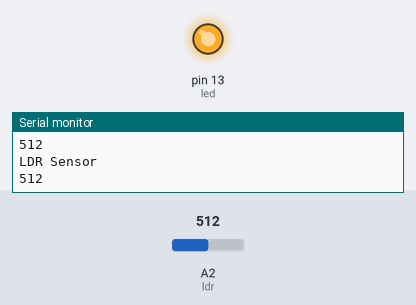
The sketch below on a simulated Arduino Uno, built with avr-gcc and run on an emulated ATmega328P. On the bench: output pins drawn as LEDs (lit = HIGH), the last lines printed to the serial monitor. Inputs (shaded band) come from the test bench; at power-on: A2 (ldr) = 512.

Above: at 1.2 s.
1.3 s: A2 (ldr) set to 409
4.3 s: A2 (ldr) set to 384
At 5.5 s:
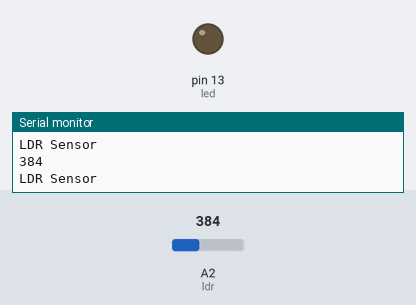
5.8 s: A2 (ldr) set to 410
At 6.1 s:
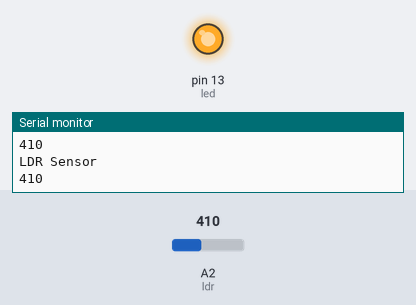
7.3 s: A2 (ldr) set to 390
At 8.6 s:
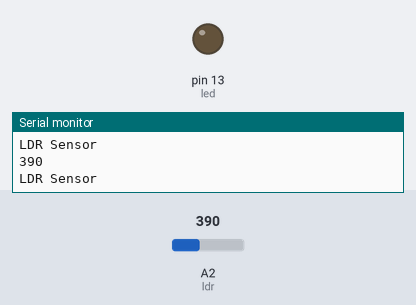
Timing chart, 0 to 9.8 s (numbered marks = the images above; inputs shaded):
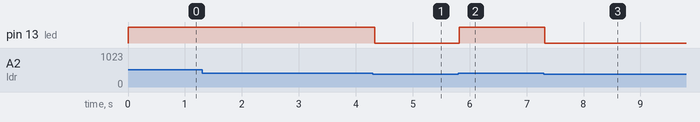

The sketch:

LAB1.ino
```cpp
int ldr = A2;
int led = 13;

void setup()
{
  Serial.begin(9600);

  pinMode(ldr, INPUT);
  pinMode(led, OUTPUT);
}

void loop()
{
  int ldrVal = analogRead(ldr);

  Serial.println("LDR Sensor");
  Serial.println(ldrVal);

  if (ldrVal > 400) {
    digitalWrite(led, HIGH);
  } else {
    digitalWrite(led, LOW);
  }
}
```

Measured:
- the behaviour switches between 401 and 400 on A2 (ldr) (found by bisection; images 0 and 1)
- after the input at 4.3 s, pin 13 (led): HIGH → LOW at once
- after the input at 5.8 s, pin 13 (led): LOW → HIGH at once
- after the input at 7.3 s, pin 13 (led): HIGH → LOW at once
